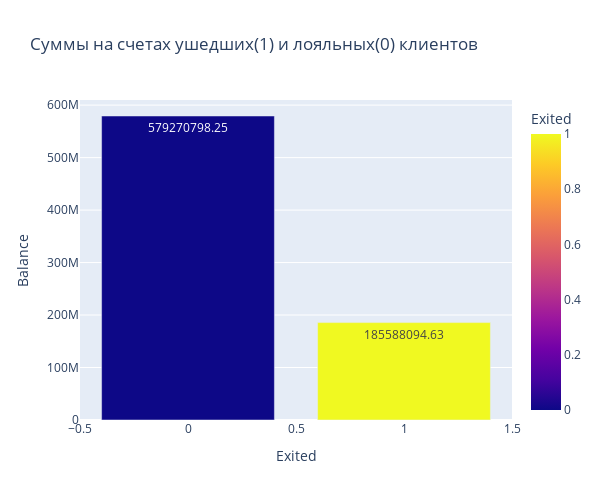

The notebook cell saved with this chart:
### Markdown cell above
# 9.3.
Посмотрите на распределение баланса клиента *(Balance)* в разрезе признака оттока *(Exited)*. Как различаются суммы на накопительном счёте ушедших и лояльных клиентов? Подумайте и напишите, с чем это может быть связано, что может не устраивать ушедших клиентов в банке.

### Code cell
import plotly
import plotly.express as px
churn_data = pd.read_csv('H:\SkillFactory\папка с файлами для работы\churn.csv')

#считаем суммы на накопительном счёте ушедших(1) и лояльных клиентов(0)
bar_data = churn_data.groupby(
    by='Exited',
    as_index=False
)[['Balance']].sum().round(2).nlargest(10, columns=['Balance'])

#строим график
fig = px.bar(
    data_frame=bar_data, #датафрейм
    x="Exited", #ось x
    y="Balance", #ось y
    color='Exited', #расцветка
    text = 'Balance', #текст на столбцах
    orientation='v', #ориентация графика
    height=500, #высота
    width=600, #ширина
    title='Суммы на счетах ушедших(1) и лояльных(0) клиентов' #заголовок
)

#отображаем его
fig.show()

### Figure 1 — Plotly figure (JSON) as saved in the notebook; plotly's stock layout.template omitted (floating-point values rounded to 4 significant figures)
{"data": [{"alignmentgroup": "True", "hovertemplate": "Exited=%{marker.color}<br>Balance=%{text}<extra></extra>", "legendgroup": "", "marker": {"color": [0, 1], "coloraxis": "coloraxis", "pattern": {"shape": ""}}, "name": "", "offsetgroup": "", "orientation": "v", "showlegend": false, "text": [579300000.0, 185600000.0], "textposition": "auto", "type": "bar", "x": [0, 1], "xaxis": "x", "y": [579300000.0, 185600000.0], "yaxis": "y"}], "layout": {"barmode": "relative", "coloraxis": {"colorbar": {"title": {"text": "Exited"}}, "colorscale": [[0, "#0d0887"], [0.1111, "#46039f"], [0.2222, "#7201a8"], [0.3333, "#9c179e"], [0.4444, "#bd3786"], [0.5556, "#d8576b"], [0.6667, "#ed7953"], [0.7778, "#fb9f3a"], [0.8889, "#fdca26"], [1, "#f0f921"]]}, "height": 500, "legend": {"tracegroupgap": 0}, "title": {"text": "Суммы на счетах ушедших(1) и лояльных(0) клиентов"}, "width": 600, "xaxis": {"anchor": "y", "domain": [0, 1], "title": {"text": "Exited"}}, "yaxis": {"anchor": "x", "domain": [0, 1], "title": {"text": "Balance"}}}}
